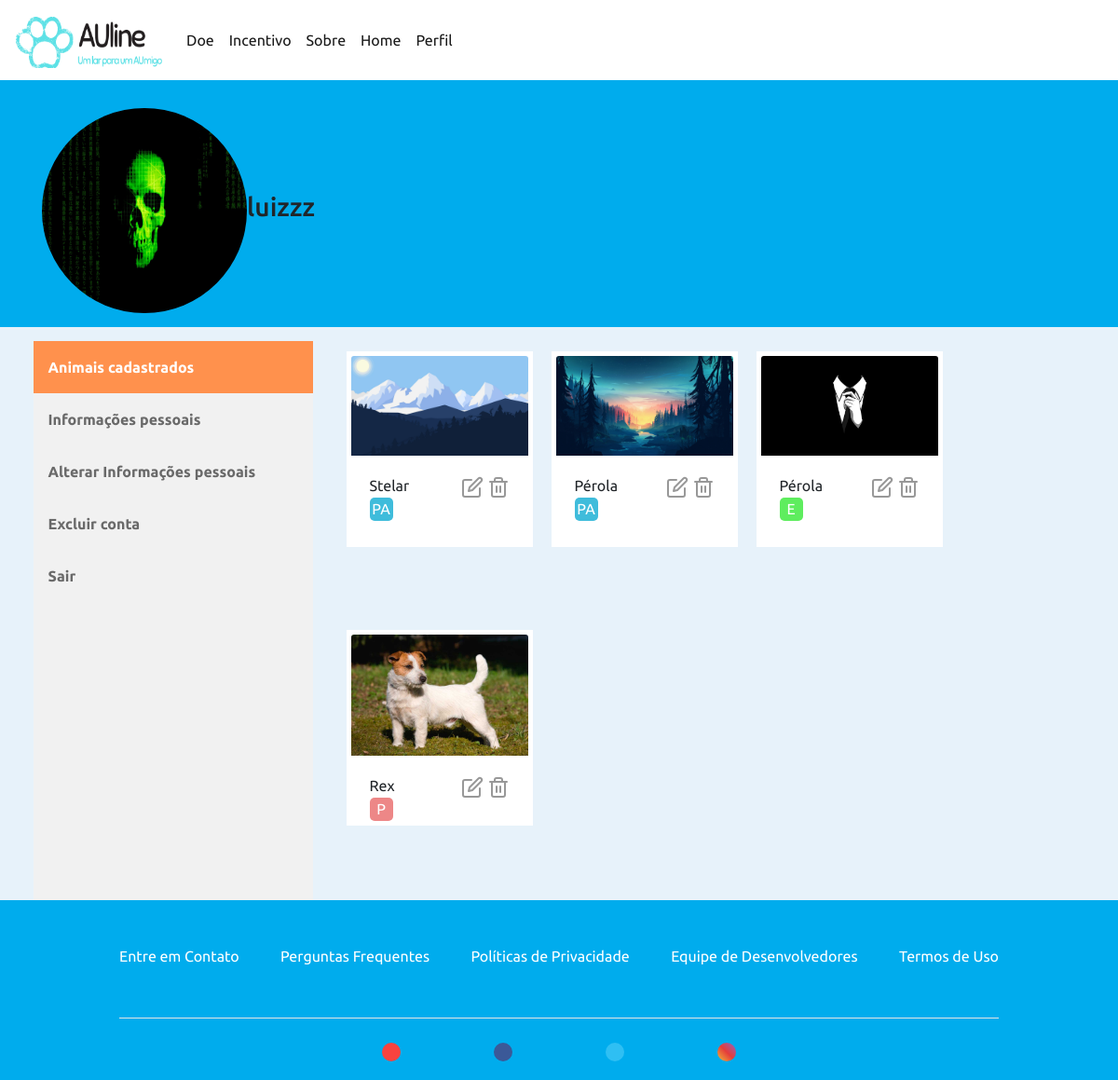
/perfil/animais (signed in), run on an earlier commit of the app's database.
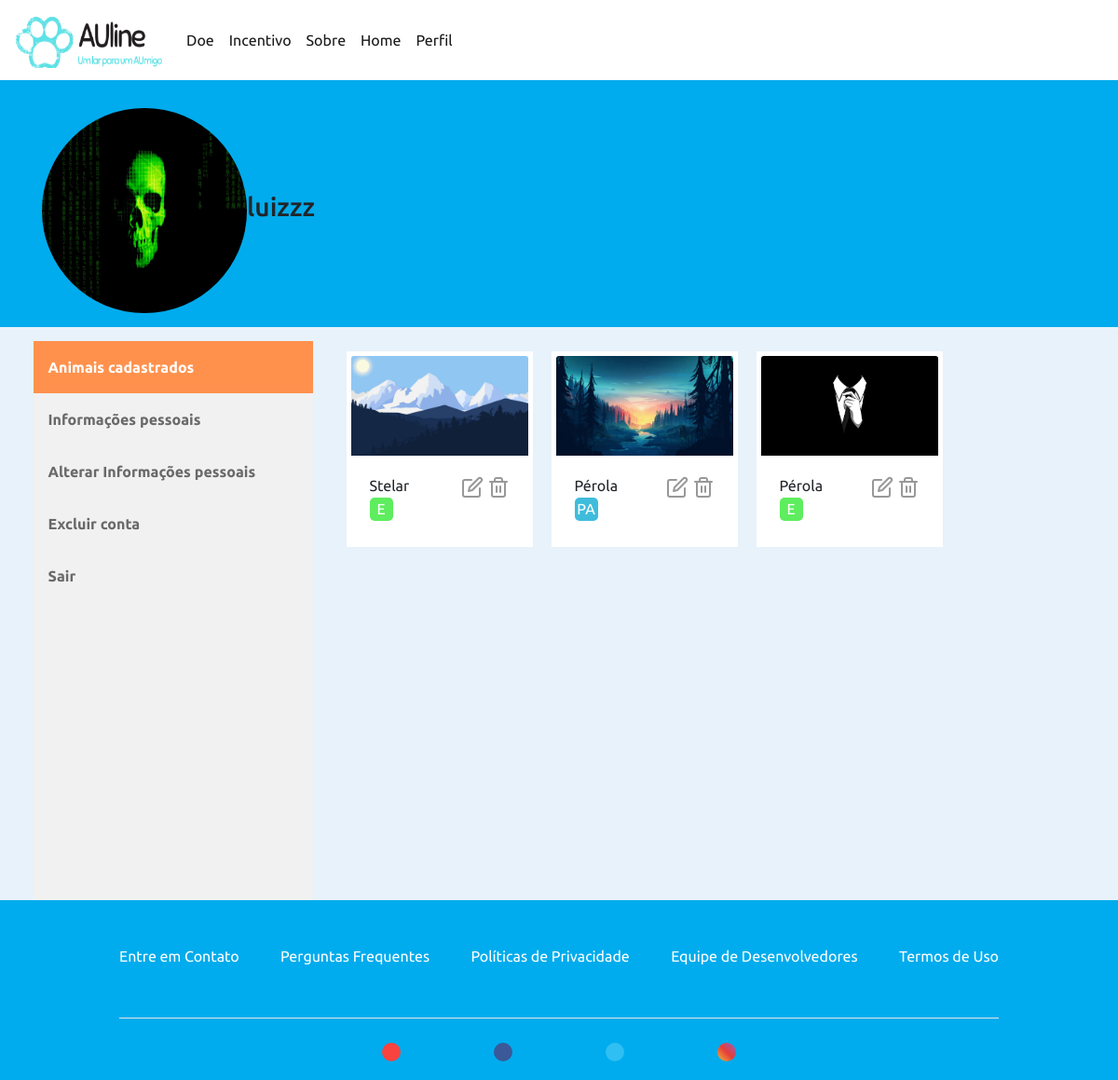
And on a later commit of the database.
### users/models.py (models this page shows, shortened)
class Perfil(models.Model):
    user = models.OneToOneField(User, on_delete=models.CASCADE)
    data_de_nascimento = models.DateField('Data de nascimento', max_length=10)
    telefone = models.CharField('Telefone para contato', max_length=15)
    foto = models.ImageField('Foto de Perfil', upload_to='perfil', default='perfil/unknow.png')
    estado_usuario = models.CharField('Estado', max_length=50)
    cidade_usuario = models.CharField('Cidade', max_length=50, blank=True)
    rua_usuario = models.CharField('Rua', max_length=70, blank=True)

### publicacoes/models.py (models this page shows, shortened)
class Animal(models.Model):
    ESTADOS = (
        ('P', 'Perdido'),
        ('PA', 'Para Adoção'),
        ('E', 'Encontrado'),
    )
    SEXO = (
        ('F', 'Fêmea'),
        ('M', 'Macho'),
    )
    PORTE = (
        ('PE', 'Pequeno'),
        ('ME', 'Médio'),
        ('GR', 'Grande'),
    )
    nome = models.CharField('Nome', max_length=50)
    caracteristicas = models.TextField('Caracaterísticas')
    data_pub = models.DateTimeField('Data de Publicação', auto_now=True)
    imagem = models.ImageField('Imagem', upload_to='posts')
    categoria = models.CharField('Categoria', max_length=15, choices=ESTADOS, blank=True)
    sexo = models.CharField('Sexo', max_length=8, choices=SEXO, blank=True)
    porte = models.CharField('Porte', max_length=8, choices=PORTE, blank=True)
    usuario = models.ForeignKey(User, on_delete=models.CASCADE)
    vacinado = models.BooleanField('Vacinado', blank=True)
    vermifugado = models.BooleanField('Vermifugado', blank=True)
    castrado = models.BooleanField('Castrado', blank=True)
    estado = models.CharField('Estado', max_length=50)
    cidade = models.CharField('Cidade', max_length=50)
    rua = models.CharField('Rua', max_length=70)
    class Meta:
        ordering = ('-data_pub', )

### perfis/views.py (the view)
# urls.py: path('animais', perfil, name='animais'),
@login_required
def perfil(request):
    categorias = {}
    ids = []
    animais = Animal.objects.filter(usuario=request.user.id)
    usuario = User.objects.get(id=request.user.id)
    perfil_usuario = Perfil.objects.filter(user=request.user.id).first
    for animal in animais:
        categorias[animal.id] = animal.categoria
        ids.append(animal.id)
    contexto = {
        'animais':animais,
        'usuario':usuario,
        'perfil_usuario':perfil_usuario,
        'ids':ids,
        'categorias':categorias,
    }
    return render(request, 'perfil.html', contexto)

### templates/perfil.html (shortened to what this page needs)
{% extends 'base.html' %}
{% load static %}
{% block complemento %}
    <link rel="stylesheet" href="{% static 'css/perfil.css' %}">
{% endblock complemento %}
{% block conteudo %}
    <body onload="CategoriaAnimal();" >
        <div class="container" style="background-color:#00ACED;">
            <div class="row">
                <div class="profilebar">
                    <img src="../media/{{perfil_usuario.foto}}" alt="{{usuario.username}}" class="img-profile">
                    <h3>{{usuario.username}}</h3>
                </div>
            </div>
        </div>
        <div class="container">
            <div class="row-profile">
                <div class="sidebar">
                    <a class="active" href="{% url 'animais'%}">Animais cadastrados</a>
                    <a href="{% url 'informacoes-pessoais'%}">Informações pessoais</a>
                    <a href="{% url 'alterar-informacoes' usuario.id %}">Alterar Informações pessoais</a>
                    <a href="{% url 'excluir-conta' usuario.id %}">Excluir conta</a>
                    <a href="{% url 'logout' %}">Sair</a>
                </div>
                <div class="content-profile">
                    {% for animal in animais %}
                        <div class="card-perfil">
                            <img class="card-img-top img-profile-animal"
                            src="../media/{{animal.imagem}}" alt="{{animal.nome}}">
                            <div class="card-body">
                                <div class="card-body-top">
                                    <p>{{animal.nome}}</p>
                                    <div>
                                        <a href="{% url 'editar-animal' animal.id %}" class="icon-crud">
                                            <img src="{% static 'imagens/edit.svg' %}" alt="editar">
                                        </a>
                                        <a href="{% url 'excluir-animal' animal.id %}" class="icon-crud">
                                            <img src="{% static 'imagens/trash-2.svg' %}" alt="apagar">
                                        </a>
                                    </div>
                                </div>
                                <div class="carac" id="{{animal.id}}">
                                    <p>{{animal.categoria}}</p>
                                </div>
                            </div>
                        </div>
                    {% endfor %}
                </div>
            </div>
        </div>
    </body>
{% endblock conteudo %}

### templates/base.html (shortened to what this page needs)
{% load static %}
<!DOCTYPE html>
<html lang="en">
  <head>
    <link rel="stylesheet" href="{% static 'bootstrap/css/bootstrap.min.css' %}">
    <link rel="stylesheet" href="{% static 'css/style.css' %}">
    {% block complemento %} {% endblock complemento%}
  </head>
  <body>
    <nav class="navbar navbar-expand-lg navbar-light bg-white" id="topo">
      <a class="navbar-brand" href="#"><img src="{% static 'imagens/logo.png' %}"
          style = "width: 160px; height: 60px;" alt="logo"></a>
      <div class="collapse navbar-collapse" id="navbarTogglerDemo03">
        <ul class="navbar-nav mr-auto mt-2 mt-lg-0">
          <li class="nav-item active">
              <a class="nav-link" href="#"> Doe </a>
          </li>
          <li class="nav-item active">
              <a class="nav-link" href="#"> Incentivo </a>
          </li>
          <li class="nav-item active">
              <a class="nav-link" href="#"> Sobre </a>
          </li>
          <li class="nav-item active">
            <a class="nav-link" href="{% url '' %}"> Home </a>
          </li>
          {% if user.is_authenticated %}
            <li class="nav-item active">
              <a class="nav-link" href="{% url 'animais' %}"> Perfil </a>
            </li>
          {% endif %}
          </ul>
      </div>
    </nav>
        {% block conteudo %}
        {% endblock conteudo %}
    <footer>
      <div class="footer-top">
        <a href="{% url 'contato' %}"> Entre em Contato </a>
        <a href="#"> Perguntas Frequentes </a>
        <a href="#"> Políticas de Privacidade </a>
        <a href="#"> Equipe de Desenvolvedores</a>
        <a href="#"> Termos de Uso </a>
      </div>
      <hr>
      <div class="footer-bottom">
        <span class="iconify" data-icon="feather:youtube" data-inline="false" style="background-color: #f8433f;"></span>
        <span class="iconify" data-icon="feather:facebook" data-inline="false" style="background-color: #3b5998;"></span>
        <span class="iconify" data-icon="feather:twitter" data-inline="false" style="background-color: #2fbff3;"></span>
        <span class="iconify instagram" data-icon="feather:instagram" data-inline="false" style="background-image: linear-gradient(to bottom left,#9064c2,#e53d3a,#f1bb39);"></span>
      </div>
    </footer>
  </body>
</html>

### static/css/style.css (style rules this page uses)
body { background-color: #E7F2FA; font-family: 'Ubuntu', sans-serif; }
* { margin:0; padding: 0; box-sizing: border-box }
.container { max-width: none; width: 100%; display: flex; height: 100%; justify-content: center; }
.row { display: flex; justify-content: center; margin-top: 15px; align-items: center; width: 100%; max-width: 1200px; }
footer { display: flex; flex-direction: column; align-items: center; justify-content: center; background-color: #00ACED; width: 100%; padding:10px; margin-bottom:0; }
footer .footer-top { display: flex; justify-content: space-between; width: 80%; max-width: 1000px; align-items: center; height: 100px; }
footer .footer-top a { color: #fff; text-decoration: none; }
footer hr { background-color: #fff; width: 80%; max-width: 1000px; }
footer .footer-bottom { display: flex; justify-content: space-between; align-items: center; padding: 10px; width: 40%; max-width: 400px; }
footer .footer-bottom .iconify { font-size: 45px; color: #fff; border-radius: 23px; padding: 10px; }
.card-body .carac { height: 25px; width: 25px; color: #ffffff; display: flex; justify-content: center; align-items: center; border-radius: 5px; }
.card-body .carac p { margin-top: 15px; }

### static/css/perfil.css (style rules this page uses)
.row-profile { display: flex; justify-content: center; margin-top: 15px; width: 100%; max-width: 1200px; min-height: 600px; flex-direction: row; }
.profilebar { background-color: #00ACED; width: 100%; height: 250px; display: flex; justify-content: start; align-items: center; }
.img-profile { border-radius: 200px; height: 220px; width: 220px; margin-left: 30px; }
.sidebar { margin: 0; padding: 0; width: 30%; min-width:250px; max-width: 300px; background-color: #f1f1f1; overflow: auto; }
.sidebar a { display: block; color: rgb(105, 105, 105); padding: 16px; text-decoration: none; font-weight: 700; width: 100%; }
.sidebar a.active { background-color: #FF914D; color: white; }
.content-profile { margin-left: 10px; padding: 1px 16px; width: 70%; display: flex; flex-direction: row; flex-wrap: wrap; }
.card-perfil { margin: 10px; padding: 5px; height: 210px; width: 200px; background-color: #ffffff; }
.img-profile-animal { max-width: 190px; }
.card-perfil .card-body .card-body-top { display: flex; flex-direction: row; justify-content: space-between; height: 25px; }
.card-perfil .card-body .card-body-top .icon-crud { opacity: 0.4; text-decoration: none; }

What changed in the data, as far as the page shows it:
removed Animal: imagem (picture), nome "Rex", categoria "P"
changed Animal "Stelar": categoria "PA" → "E"
